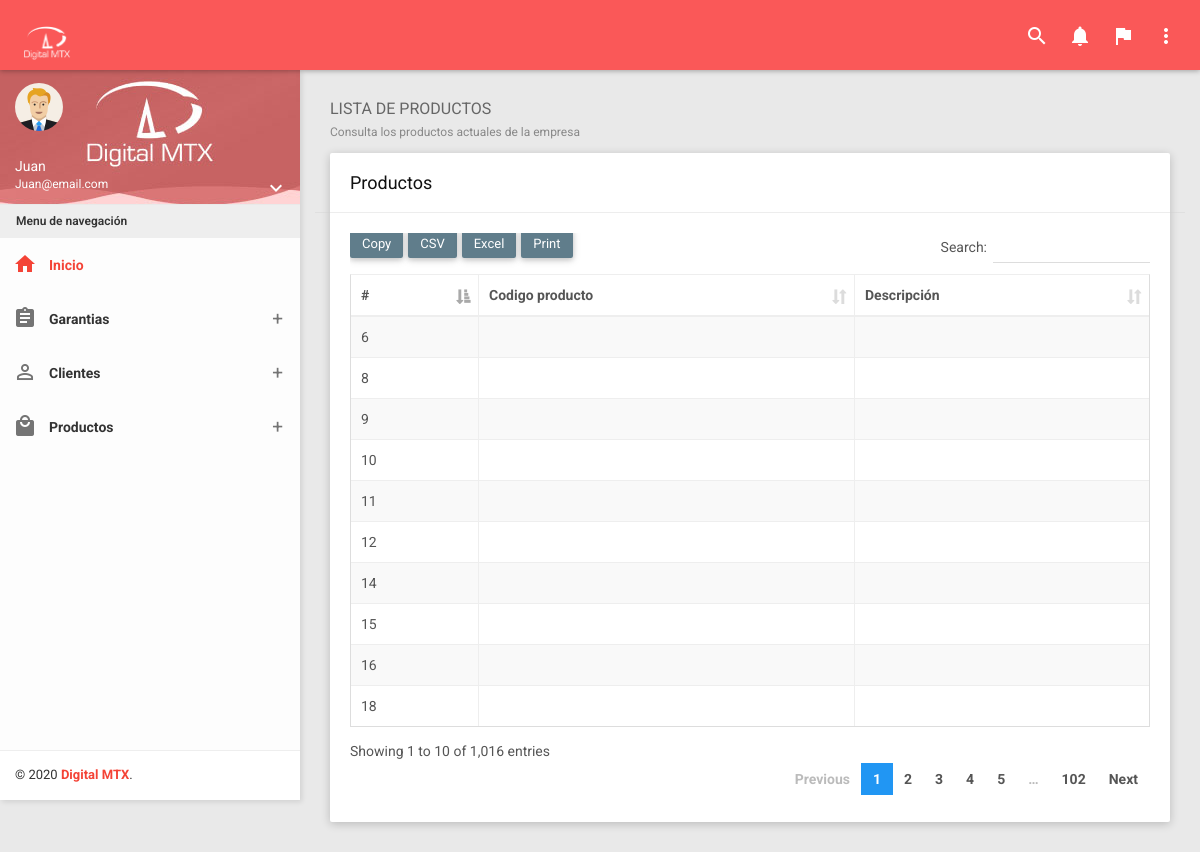
The app's page /?controller=product&method=list (signed in) with its own data.
### tables this page shows
CREATE TABLE `dtm_productos` (
  `id` int(11) NOT NULL,
  `codigo` varchar(250) NOT NULL,
  `nombre` varchar(200) NOT NULL,
  `tags` varchar(700) DEFAULT NULL,
  `categoria` varchar(50) NOT NULL,
  `marca` varchar(50) NOT NULL,
  `descripcion` varchar(5000) NOT NULL,
  `garantia` varchar(50) NOT NULL,
  `precio` int(50) NOT NULL,
  `stock` int(20) NOT NULL,
  `descuento` int(2) NOT NULL,
  `colores` text DEFAULT NULL,
  `campatibilidad` text DEFAULT NULL,
  `destacado` tinyint(1) NOT NULL,
  `outlet` tinyint(4) DEFAULT 0,
  `video` varchar(255) DEFAULT NULL,
  `orden_img` varchar(255) DEFAULT NULL
);

### Controllers/ProductController.php (called while the page is built, shortened)
<?php
require 'Models/Product.php';
class ProductController
{
	private $model;
	public function __construct()
	{
		$this->model = new Product;
	}
	public function list()
	{
		require 'Views/Layout.php';
        $products = $this->model->getAll();
        require 'Views/Products/list.php';
	}
}

### Models/Product.php (called while the page is built, shortened)
<?php
class Product
{
	private $pdo;
	public function __construct()
	{
		try {
			$this->pdo = new Conexion;
		} catch (PDOException $e) {
			die($e->getMessage());
		}
	}
	public function getAll()
	{
		try {
			$strSql = "SELECT * FROM dtm_productos";
			$query = $this->pdo->select($strSql);
			return $query;
		} catch (PDOException $e) {
			die($e->getMessage());
		}
	}
}

### Providers/Database.php (called while the page is built, shortened)
<?php
class Conexion extends PDO
{
	public function select($strSql, $arrayData = array(), $fetchMode = PDO::FETCH_OBJ)
	{
		$query = $this->prepare($strSql);
		if (!$query->execute())
			echo "Error, la consulta no se realizó";
		else
			return $query->fetchAll($fetchMode);
	}
}

### Views/Products/list.php (the view, shortened to what this page needs)
<section class="content">
    <div class="container-fluid">
        <div class="block-header">
            <h2>
                LISTA DE PRODUCTOS
                <small>Consulta los productos actuales de la empresa</small>
            </h2>
        </div>
        <div class="row clearfix">
            <div class="col-lg-12 col-md-12 col-sm-12 col-xs-12">
                <div class="card">
                    <div class="header row">
                        <div class="col-sm-6">
                            <h2>Productos</h2>
                        </div>
                    </div>
                    <div class="body">
                        <div class="table-responsive">
                            <table class="table table-bordered table-striped table-hover dataTable js-exportable">
                                <thead>
                                    <tr>
                                        <th>#</th>
                                        <th>Codigo producto</th>
                                        <th>Descripción</th>
                                    </tr>
                                </thead>
                                <tbody>
                                    <?php foreach ($products as $product) { ?>
                                        <tr>
                                            <td><?php echo $product->id ?></td>
                                            <td><?php echo $product->Codigo ?></td>
                                            <td><?php echo $product->Nombre ?></td>
                                        </tr>
                                    <?php } ?>
                                </tbody>
                            </table>
                        </div>
                    </div>
                </div>
            </div>
        </div>
    </div>
</section>

### index.php (shortened to what this page needs)
<?php
require 'Providers/Database.php';
$controller = 'LoginController';
if(!isset($_REQUEST['controller'])) {
	require 'Controllers/'.$controller. '.php';
	$controller = ucwords($controller);
	$controller = new $controller;
	$controller->index();
} else {
	$method = isset($_REQUEST['method']) ? $_REQUEST['method'] : 'index';
	$controller = new $controller;
	call_user_func(array($controller, $method));
}

### Views/Layout.php (shortened to what this page needs)
<!DOCTYPE html>
<html>
<head>
    <link href="Assets/plugins/bootstrap/css/bootstrap.css" rel="stylesheet">
    <link href="Assets/plugins/node-waves/waves.css" rel="stylesheet" />
    <link href="Assets/plugins/animate-css/animate.css" rel="stylesheet" />
    <link href="Assets/plugins/morrisjs/morris.css" rel="stylesheet" />
    <link href="Assets/plugins/bootstrap-material-datetimepicker/css/bootstrap-material-datetimepicker.css" rel="stylesheet" />
    <link href="Assets/plugins/bootstrap-datepicker/css/bootstrap-datepicker.css" rel="stylesheet" />
    <link href="Assets/plugins/waitme/waitMe.css" rel="stylesheet" />
    <link href="Assets/plugins/bootstrap-select/css/bootstrap-select.css" rel="stylesheet" />
    <link href="Assets/plugins/jquery-datatable/skin/bootstrap/css/dataTables.bootstrap.css" rel="stylesheet">
    <link href="Assets/plugins/sweetalert/sweetalert.css" rel="stylesheet" />
    <link href="Assets/css/styleAdmin.css" rel="stylesheet">
    <link href="Assets/css/themes/all-themes.css" rel="stylesheet" />
</head>
<body class="theme-red">
    <nav class="navbar">
        <div class="container-fluid">
            <div class="navbar-header">
                <a class="navbar-brand" href="?controller=person&method=template">
                    <img src="Assets/img/logo.png" width="50"></img>
                </a>
            </div>
            <div class="collapse navbar-collapse" id="navbar-collapse">
                <ul class="nav navbar-nav navbar-right">
                    <li><a href="javascript:void(0);" class="js-search" data-close="true"><i class="material-icons">search</i></a></li>
                    <li class="dropdown">
                        <a href="javascript:void(0);" class="dropdown-toggle" data-toggle="dropdown" role="button">
                            <i class="material-icons">notifications</i>
                        </a>
                    </li>
                    <li class="dropdown">
                        <a href="javascript:void(0);" class="dropdown-toggle" data-toggle="dropdown" role="button">
                            <i class="material-icons">flag</i>
                        </a>
                    </li>
                    <li class="pull-right"><a href="javascript:void(0);" class="js-right-sidebar" data-close="true"><i class="material-icons">more_vert</i></a></li>
                </ul>
            </div>
        </div>
    </nav>
    <section>
        <aside id="leftsidebar" class="sidebar">
            <div class="user-info">
                <div class="image">
                    <img src="Assets/img/user.png" width="48" height="48" alt="User" />
                </div>
                <div class="info-container">
                    <div class="name" data-toggle="dropdown" aria-haspopup="true" aria-expanded="false">
                        <?php
                            if ($_SESSION['user']->cargo == "Administrador") {
                                echo $_SESSION['user']->usuario;
                            } elseif ($_SESSION['user']->cargo == "Tecnico" || $_SESSION['user']->cargo == "Recepcion" ) {
                                echo $_SESSION['user']->nombre;
                            }
                        ?>
                    </div>
                    <div class="email">
                        <?php
                            if ($_SESSION['user']->cargo == "Tecnico" || $_SESSION['user']->cargo == "Recepcion") {
                                 echo $_SESSION['user']->correo;
                            }
                        ?>
                    </div>
                    <div class="btn-group user-helper-dropdown">
                        <i class="material-icons" data-toggle="dropdown" aria-haspopup="true" aria-expanded="true">keyboard_arrow_down</i>
                    </div>
                </div>
            </div>
            <div class="menu">
                <ul class="list">
                    <li class="header">Menu de navegación</li>
                    <li class="active">
                        <a href="?controller=person&method=template">
                            <i class="material-icons">home</i>
                            <span>Inicio</span>
                        </a>
                    </li>
                    <?php if ($_SESSION['user']->cargo == 'Administrador') { ?>
                        <li>
                        <a href="javascript:void(0);" class="menu-toggle">
                            <i class="material-icons">people</i>
                            <span>Personal</span>
                        </a>
                        <ul class="ml-menu">
                            <li>
                                <a href="?controller=person&method=list" class="menu-toggle">
                                    <span>Registro personal</span>
                                </a>
                            </li>
                        </ul>
                    </li>
                    <li>
                        <a href="javascript:void(0);" class="menu-toggle">
                            <i class="material-icons">assignment</i>
                            <span>Garantias</span>
                        </a>
                        <ul class="ml-menu">
                            <li>
                                <a href="?controller=garanty&method=listGaranty" class="menu-toggle">
                                    <span>Anexo garantias</span>
                                </a>
                            </li>
                        </ul>
                    </li>
                    <li>
                        <a href="javascript:void(0);" class="menu-toggle">
                            <i class="material-icons">build</i>
                            <span>Tecnico</span>
                        </a>
                        <ul class="ml-menu">
                            <li>
                                <a href="?controller=technical&method=list" class="menu-toggle">
                                    <span>Gestion de garantias pendientes</span>
                                </a>
                            </li>
                        </ul>
                    </li>
                    <li>
                        <a href="javascript:void(0);" class="menu-toggle">
                            <i class="material-icons">person_outline</i>
                            <span>Clientes</span>
                        </a>
                        <ul class="ml-menu">
                            <li>
                                <a href="?controller=client&method=list" class="menu-toggle">
                                    <span>Lista de clientes actuales</span>
                                </a>
                            </li>
                        </ul>
                    </li>
                    <li>
                        <a href="javascript:void(0);" class="menu-toggle">
                            <i class="material-icons">local_mall</i>
                            <span>Productos</span>
                        </a>
                        <ul class="ml-menu">
                            <li>
                                <a href="?controller=product&method=list" class="menu-toggle">
                                    <span>Lista de productos en el sistema</span>
                                </a>
                            </li>
                        </ul>
                    </li>
                    <?php }elseif ($_SESSION['user']->cargo == 'Recepcion') { ?>
                    <li>
                        <a href="javascript:void(0);" class="menu-toggle">
                            <i class="material-icons">assignment</i>
                            <span>Garantias</span>
                        </a>
                    </li>
                    <li>
                        <a href="javascript:void(0);" class="menu-toggle">
                            <i class="material-icons">person_outline</i>
                            <span>Clientes</span>
                        </a>
                    </li>
                    <li>
                        <a href="javascript:void(0);" class="menu-toggle">
                            <i class="material-icons">local_mall</i>
                            <span>Productos</span>
                        </a>
                    </li>
                    <?php } ?>
                </ul>
            </div>
            <div class="legal">
                <div class="copyright">
                    &copy; <?php echo date('Y');?> <a href="javascript:void(0);">Digital MTX</a>.
                </div>
            </div>
        </aside>
    </section>
</body>
</html>

### Assets/css/themes/all-themes.css (style rules this page uses)
.theme-red .navbar-brand { color: #fff; }
.theme-red .nav>li>a { color: #fff; }
.theme-red .sidebar .menu .list li.active { background-color: transparent; }
.theme-red .sidebar .menu .list li.active> :first-child i, .theme-red .sidebar .menu .list li.active> :first-child span { color: #F44336; }
.theme-red .sidebar .menu .list .toggled { background-color: transparent; }
.theme-red .sidebar .legal { background-color: #fff; }
.theme-red .sidebar .legal .copyright a { color: #F44336 !important; }

### records on screen
dtm_productos: id "6"
dtm_productos: id "8"
dtm_productos: id "9"
dtm_productos: id "10"
dtm_productos: id "11"
dtm_productos: id "12"
dtm_productos: id "14"
dtm_productos: id "15"
dtm_productos: id "16"
dtm_productos: id "18"

### other values on screen
$_SESSION['user']->nombre "Juan"
$_SESSION['user']->correo "Juan@email.com"
